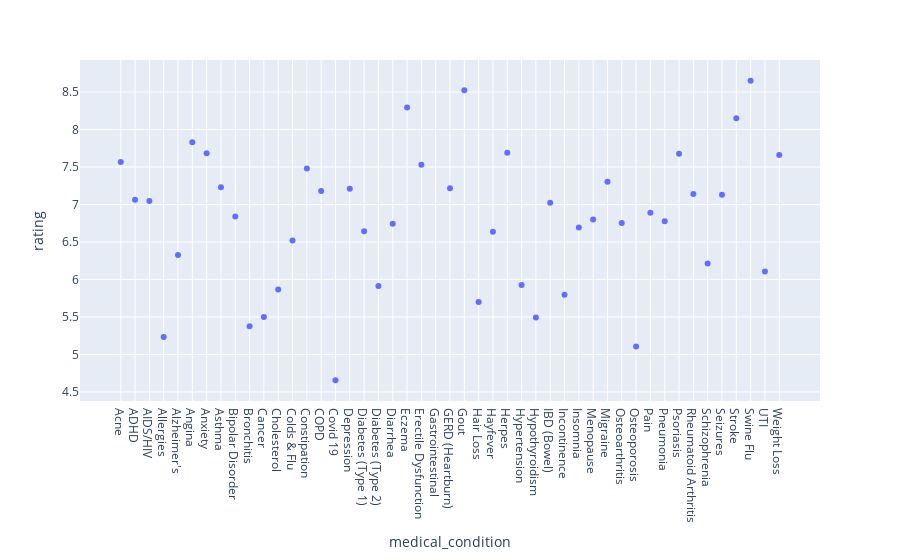

Notebook cell for this chart:
### Code cell
fig= px.scatter(davg,x='medical_condition',y='rating')
fig.show()

### Figure 1 — Plotly figure (JSON) as saved in the notebook; plotly's stock layout.template omitted (floating-point values rounded to 4 significant figures)
{"data": [{"hovertemplate": "medical_condition=%{x}<br>rating=%{y}<extra></extra>", "legendgroup": "", "marker": {"color": "#636efa", "symbol": "circle"}, "mode": "markers", "name": "", "orientation": "v", "showlegend": false, "type": "scatter", "x": ["Acne", "ADHD", "AIDS/HIV", "Allergies", "Alzheimer's", "Angina", "Anxiety", "Asthma", "Bipolar Disorder", "Bronchitis", "Cancer", "Cholesterol", "Colds & Flu", "Constipation", "COPD", "Covid 19", "Depression", "Diabetes (Type 1)", "Diabetes (Type 2)", "Diarrhea", "Eczema", "Erectile Dysfunction", "Gastrointestinal", "GERD (Heartburn)", "Gout", "Hair Loss", "Hayfever", "Herpes", "Hypertension", "Hypothyroidism", "IBD (Bowel)", "Incontinence", "Insomnia", "Menopause", "Migraine", "Osteoarthritis", "Osteoporosis", "Pain", "Pneumonia", "Psoriasis", "Rheumatoid Arthritis", "Schizophrenia", "Seizures", "Stroke", "Swine Flu", "UTI", "Weight Loss"], "xaxis": "x", "y": [7.566, 7.062, 7.048, 5.233, 6.325, 7.83, 7.685, 7.23, 6.841, 5.376, 5.5, 5.867, 6.519, 7.481, 7.179, 4.656, 7.211, 6.645, 5.912, 6.743, 8.295, 7.531, null, 7.218, 8.525, 5.7, 6.636, 7.69, 5.926, 5.494, 7.023, 5.795, 6.692, 6.8, 7.305, 6.753, 5.106, 6.89, 6.775, 7.675, 7.139, 6.212, 7.129, 8.15, 8.65, 6.108, 7.659], "yaxis": "y"}], "layout": {"legend": {"tracegroupgap": 0}, "margin": {"t": 60}, "xaxis": {"anchor": "y", "domain": [0, 1], "title": {"text": "medical_condition"}}, "yaxis": {"anchor": "x", "domain": [0, 1], "title": {"text": "rating"}}}}
